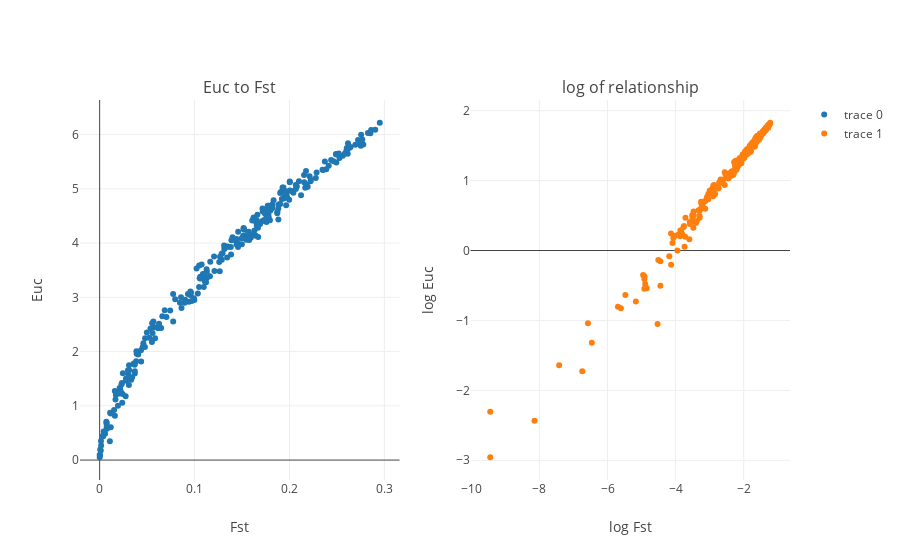

The notebook cell this image was saved under:
### Code cell
from plotly import tools

trace1= go.Scatter(
    x= [np.exp(x) for x in fst_x],
    y= [np.exp(x) for x in y_true],
    mode= 'markers'
    )

trace2= go.Scatter(
    x= fst_x,
    y= y_true,
    mode= 'markers'
    )

fig = tools.make_subplots(rows=1, cols=2,
                         subplot_titles=('Euc to Fst','log of relationship'))

fig.append_trace(trace1, 1, 1)
fig.append_trace(trace2, 1, 2)

fig['layout']['xaxis1'].update(title='Fst')
fig['layout']['xaxis2'].update(title='log Fst')

fig['layout']['yaxis1'].update(title='Euc')
fig['layout']['yaxis2'].update(title='log Euc')


layout = go.Layout(
    title= 'Euclidian distances to fst',
    yaxis=dict(
        title='fst'),
    xaxis=dict(
        title='fst')
)

fig= go.Figure(data=fig, layout=layout)
iplot(fig)

### Figure 1 — Plotly figure (JSON) as saved in the notebook; plotly's stock layout.template omitted (floating-point values rounded to 4 significant figures; data arrays with more than 128 entries replaced by an {"elided": "..."} marker saying what was removed)
{"data": [{"mode": "markers", "type": "scatter", "uid": "a532ff2d-3769-43e5-9df1-82207a6fbc65", "x": {"elided": "272 float values"}, "xaxis": "x", "y": {"elided": "272 float values"}, "yaxis": "y"}, {"mode": "markers", "type": "scatter", "uid": "858e068f-5d5e-4036-87cc-a31b982c9a7c", "x": {"elided": "272 float values"}, "xaxis": "x2", "y": {"elided": "272 float values"}, "yaxis": "y2"}], "layout": {"annotations": [{"font": {"size": 16}, "showarrow": false, "text": "Euc to Fst", "x": 0.225, "xanchor": "center", "xref": "paper", "y": 1, "yanchor": "bottom", "yref": "paper"}, {"font": {"size": 16}, "showarrow": false, "text": "log of relationship", "x": 0.775, "xanchor": "center", "xref": "paper", "y": 1, "yanchor": "bottom", "yref": "paper"}], "xaxis": {"anchor": "y", "domain": [0, 0.45], "title": "Fst"}, "xaxis2": {"anchor": "y2", "domain": [0.55, 1], "title": "log Fst"}, "yaxis": {"anchor": "x", "domain": [0, 1], "title": "Euc"}, "yaxis2": {"anchor": "x2", "domain": [0, 1], "title": "log Euc"}}}
